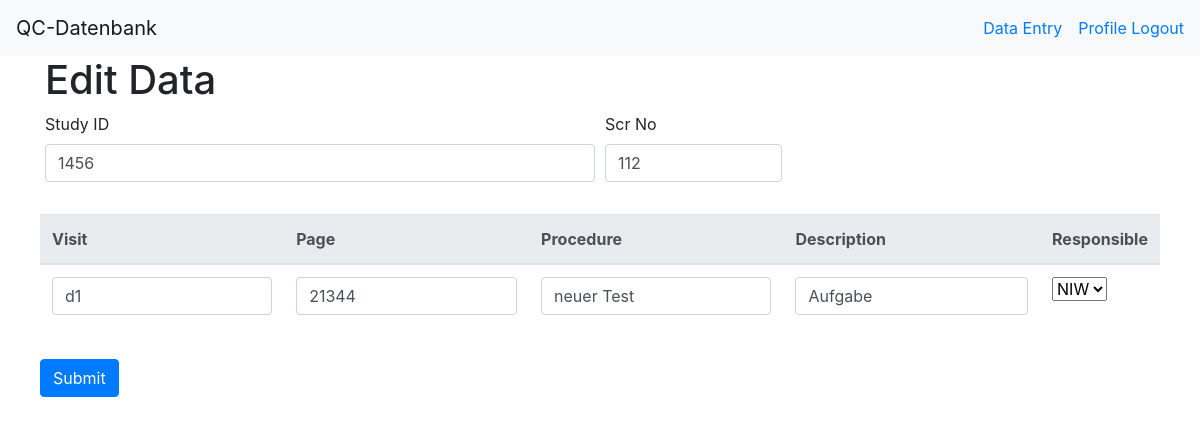
/edit?id=46 (signed in), run on an earlier commit of the app's database.
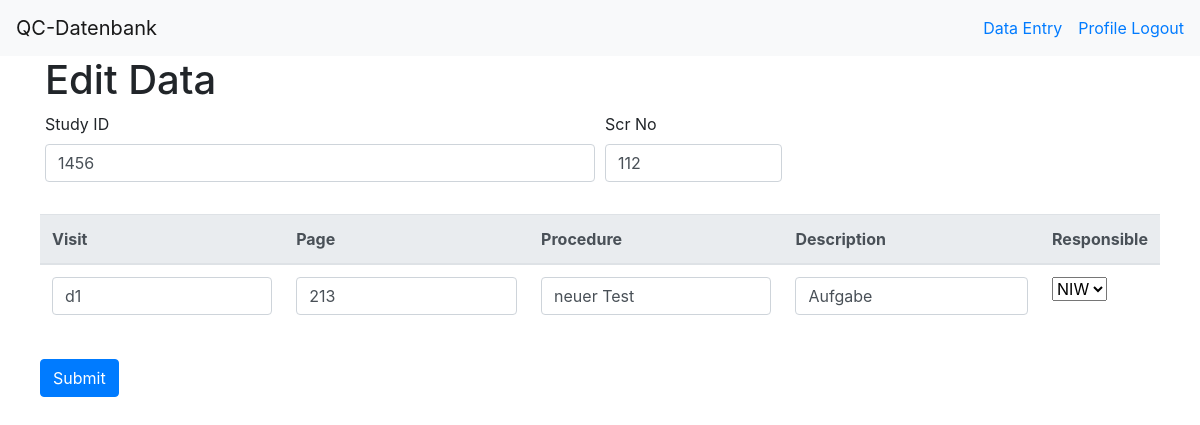
And on a later commit of the database.
### models.py (models this page shows)
class QC_Check(UserMixin, db.Model):
    __tablename__ = 'qc_check'
    id = db.Column(db.Integer, primary_key=True)
    checker = db.Column(db.Text)
    created = db.Column(db.Text)
    study_id = db.Column(db.Integer)
    scr_no = db.Column(db.Integer)
    type = db.Column(db.Text)
    visit = db.Column(db.Text)
    page = db.Column(db.Text)
    procedure = db.Column(db.Text)
    description = db.Column(db.Text)
    responsible = db.Column(db.Text)
    corrected = db.Column(db.Integer)
    close = db.Column(db.Integer)

### main.py (the view, shortened to what this page needs)
@main.route('/edit', methods=('GET', 'POST'))
@login_required
def edit():
    id = request.args.get('id', None)
    old_data = QC_Check.query.filter_by(id=id).first().__dict__
    User_data = DB_User.query.filter_by(role="MedOps").all()
    return render_template('edit.html', data=old_data, Users=User_data)

### __init__.py (called while the page is built)
def create_app():
    app = Flask(__name__)
    app.config.from_object('config.DevelopmentConfig')
    db.init_app(app)
    login_manager = LoginManager()
    login_manager.login_view = 'auth.login'
    login_manager.init_app(app)
    from .models import DB_User
    @login_manager.user_loader
    def load_user(user_id):
        return DB_User.query.get(int(user_id))
    from .auth import auth as auth_blueprint
    app.register_blueprint(auth_blueprint)
    from .main import main as main_blueprint
    app.register_blueprint(main_blueprint)
    return app

### templates/edit.html (shortened to what this page needs)
{% extends 'base.html' %}
{% block content %}
<h1>Edit Data</h1>
<form method="post">
    <div class="form-row">
      <div class="form-group col-md-6">
        <label for="study_id">Study ID</label>
        <div class="form-group">
          <input type="text" name="study_id"
                  class="form-control"
                  value="{{ data.study_id }}"
                  required>
        </div>
      </div>
      <div class="form-group col-md-2">
        <label for="scr_no">Scr No</label>
        <div class="form-group">
          <input type="text" name="scr_no"
                  class="form-control"
                  value="{{ data.scr_no }}"
                  required>
      </div>
    </div>
    <table class="table">
      <thead class="thead-light">
        <tr>
          <th scope="col">Visit</th>
          <th scope="col">Page</th>
          <th scope="col">Procedure</th>
          <th scope="col">Description</th>
          <th scope="col">Responsible</th>
        </tr>
      </thead>
      <tbody>
        <tr>
          <td>
            <div class="form-group">
              <input type="text" name="visit"
                      class="form-control"
                      value="{{ data.visit }}"
                      required>
            </div>
          </td>
          <td>
               <div class="form-group">
                <input type="text" name="page"
                        class="form-control"
                        value="{{ data.page }}"
                        required>
              </div>
          </td>
          <td>
              <div class="form-group">
                <input type="text" name="procedure"
                        class="form-control"
                        value="{{ data.procedure }}"
                        required>
              </div>
          </td>
          <td>
            <div class="form-group">
              <input type="text" name="description"
                      class="form-control"
                      value="{{ data.description }}"
                      required>
            </div>
          </td>
          <td>
            <div class="form-group">
            <select name="responsible" width="300px">
              {% for user in Users %}
              <option value="{{ user.abbrev }}" SELECTED>{{ user.abbrev }}</option>
              {% endfor %}
            </select>
        </div>
      </td>
        </tr>
    </table>
  <div class="form-group">
    <button type="submit" class="btn btn-primary">Submit</button>
  </div>
</form>
{% endblock %}

What changed in the data, as far as the page shows it:
changed QC_Check "neuer Test": page "21344" → "213"
